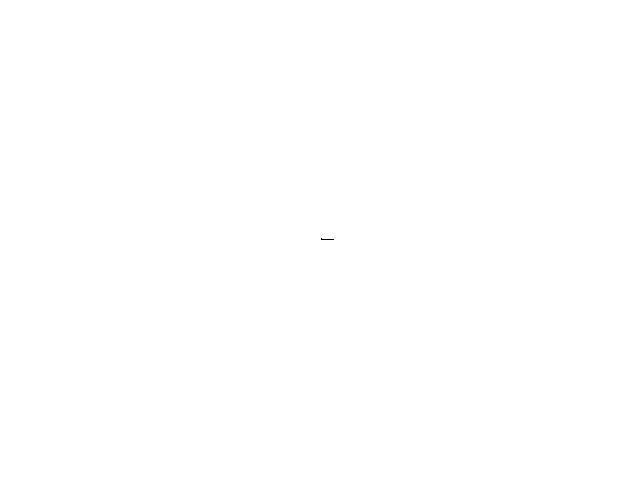
Frame 1 (no input)
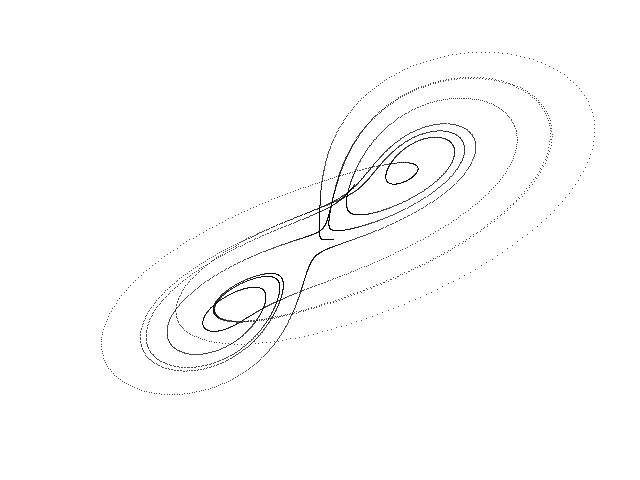
Frame 60 (the mouse pressed at the canvas centre just before this capture)
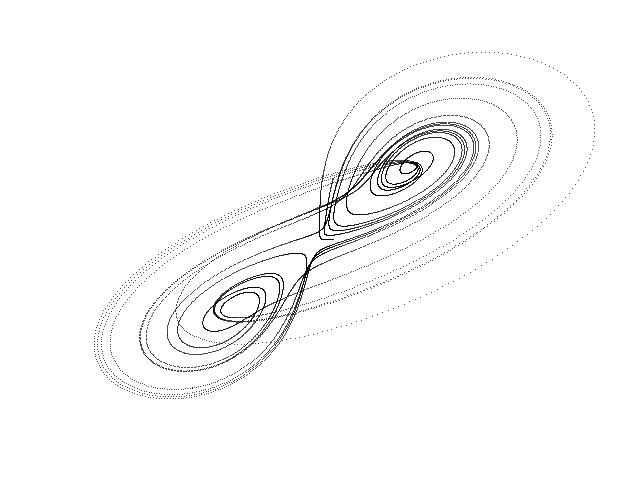
Frame 120 (the mouse held since frame 60 and released just before this capture)

The Processing sketch that drew these frames (run headless with seeded random() and noise(); from frame 60 on, the mouse is pressed at the canvas centre):

// Processing sketch: Liu
// ── Liu.pde
// Liu chaotic attractor //

  float x = 0.1;
  float y = 0.0;
  float z = 0.1;
  float dt = 0.005;
  float a = 2.5;
  float b = 5.0;
  float c = 4.0;

void setup() {
  
  size(640, 480);
  background(255);
  
}

void draw() {
  
  for (int i=0; i<100; i++) {
    
    float nx = x;
    float ny = y;
    float nz = z;
        
    x = nx + dt * (-nx - pow(ny, 2.0));
    y = ny + dt * (a * ny -c * nx * nz);
    z = nz + dt * (-b * nz + c * nx * ny); 
  
    point(320 + (140 * z), 240 + (80 * y));
        
  }

}
